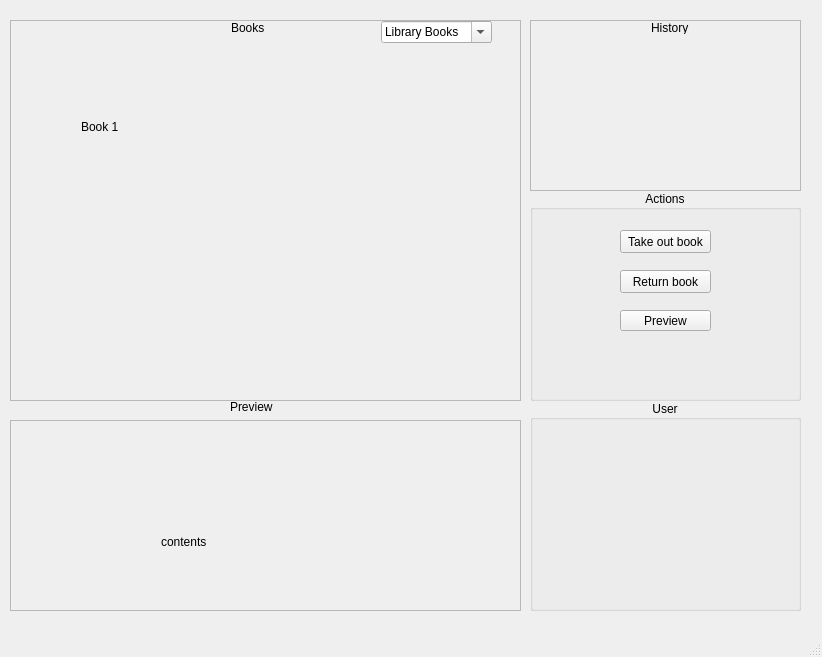
<?xml version="1.0" encoding="UTF-8"?>
<ui version="4.0">
 <class>MainWindow</class>
 <widget class="QMainWindow" name="MainWindow">
  <property name="geometry">
   <rect>
    <x>0</x>
    <y>0</y>
    <width>822</width>
    <height>657</height>
   </rect>
  </property>
  <property name="windowTitle">
   <string>MainWindow</string>
  </property>
  <widget class="QWidget" name="centralwidget">
   <widget class="QScrollArea" name="HistoryWidget">
    <property name="geometry">
     <rect>
      <x>530</x>
      <y>20</y>
      <width>271</width>
      <height>171</height>
     </rect>
    </property>
    <property name="widgetResizable">
     <bool>true</bool>
    </property>
    <widget class="QWidget" name="HistoryScrollAreaWidgetContents">
     <property name="geometry">
      <rect>
       <x>0</x>
       <y>0</y>
       <width>269</width>
       <height>169</height>
      </rect>
     </property>
     <widget class="QLabel" name="HistoryLabel">
      <property name="geometry">
       <rect>
        <x>120</x>
        <y>0</y>
        <width>47</width>
        <height>13</height>
       </rect>
      </property>
      <property name="text">
       <string>History</string>
      </property>
     </widget>
    </widget>
   </widget>
   <widget class="QGroupBox" name="ActionWidget">
    <property name="geometry">
     <rect>
      <x>530</x>
      <y>190</y>
      <width>271</width>
      <height>211</height>
     </rect>
    </property>
    <property name="title">
     <string>Actions</string>
    </property>
    <property name="alignment">
     <set>Qt::AlignCenter</set>
    </property>
    <widget class="QPushButton" name="TakeOutBookButton">
     <property name="geometry">
      <rect>
       <x>90</x>
       <y>40</y>
       <width>91</width>
       <height>23</height>
      </rect>
     </property>
     <property name="text">
      <string>Take out book</string>
     </property>
    </widget>
    <widget class="QPushButton" name="ReturnBookButton">
     <property name="geometry">
      <rect>
       <x>90</x>
       <y>80</y>
       <width>91</width>
       <height>23</height>
      </rect>
     </property>
     <property name="text">
      <string>Return book</string>
     </property>
    </widget>
    <widget class="QPushButton" name="pushButton">
     <property name="geometry">
      <rect>
       <x>90</x>
       <y>120</y>
       <width>91</width>
       <height>21</height>
      </rect>
     </property>
     <property name="text">
      <string>Preview</string>
     </property>
    </widget>
   </widget>
   <widget class="QGroupBox" name="UserWidget">
    <property name="geometry">
     <rect>
      <x>530</x>
      <y>400</y>
      <width>271</width>
      <height>211</height>
     </rect>
    </property>
    <property name="title">
     <string>User</string>
    </property>
    <property name="alignment">
     <set>Qt::AlignCenter</set>
    </property>
   </widget>
   <widget class="QScrollArea" name="PreviewWidget">
    <property name="geometry">
     <rect>
      <x>10</x>
      <y>420</y>
      <width>511</width>
      <height>191</height>
     </rect>
    </property>
    <property name="widgetResizable">
     <bool>true</bool>
    </property>
    <widget class="QWidget" name="PreviewScrollAreaWidgetContents">
     <property name="geometry">
      <rect>
       <x>0</x>
       <y>0</y>
       <width>509</width>
       <height>189</height>
      </rect>
     </property>
     <widget class="QLabel" name="PreviewContents">
      <property name="geometry">
       <rect>
        <x>150</x>
        <y>70</y>
        <width>311</width>
        <height>101</height>
       </rect>
      </property>
      <property name="text">
       <string>contents</string>
      </property>
      <property name="wordWrap">
       <bool>true</bool>
      </property>
     </widget>
    </widget>
   </widget>
   <widget class="QScrollArea" name="BookWidget">
    <property name="geometry">
     <rect>
      <x>10</x>
      <y>20</y>
      <width>511</width>
      <height>381</height>
     </rect>
    </property>
    <property name="widgetResizable">
     <bool>true</bool>
    </property>
    <widget class="QWidget" name="BookScrollAreaWidgetContents">
     <property name="geometry">
      <rect>
       <x>0</x>
       <y>0</y>
       <width>509</width>
       <height>379</height>
      </rect>
     </property>
     <widget class="QComboBox" name="SelectBooks">
      <property name="geometry">
       <rect>
        <x>370</x>
        <y>0</y>
        <width>111</width>
        <height>22</height>
       </rect>
      </property>
      <property name="editable">
       <bool>true</bool>
      </property>
      <property name="currentText">
       <string>Library Books</string>
      </property>
      <item>
       <property name="text">
        <string>Library Books</string>
       </property>
      </item>
      <item>
       <property name="text">
        <string>User Books</string>
       </property>
      </item>
     </widget>
     <widget class="QLabel" name="BookImage">
      <property name="geometry">
       <rect>
        <x>40</x>
        <y>30</y>
        <width>91</width>
        <height>71</height>
       </rect>
      </property>
      <property name="text">
       <string/>
      </property>
      <property name="pixmap">
       <pixmap>../../../Downloads/book.png</pixmap>
      </property>
      <property name="scaledContents">
       <bool>true</bool>
      </property>
     </widget>
     <widget class="QLabel" name="Book1_label">
      <property name="geometry">
       <rect>
        <x>70</x>
        <y>90</y>
        <width>51</width>
        <height>31</height>
       </rect>
      </property>
      <property name="text">
       <string>Book 1</string>
      </property>
     </widget>
     <widget class="QLabel" name="BookLabel">
      <property name="geometry">
       <rect>
        <x>220</x>
        <y>0</y>
        <width>47</width>
        <height>13</height>
       </rect>
      </property>
      <property name="text">
       <string>Books</string>
      </property>
     </widget>
    </widget>
   </widget>
   <widget class="QLabel" name="PreviewLabel">
    <property name="geometry">
     <rect>
      <x>230</x>
      <y>400</y>
      <width>47</width>
      <height>13</height>
     </rect>
    </property>
    <property name="text">
     <string>Preview</string>
    </property>
   </widget>
  </widget>
  <widget class="QStatusBar" name="statusbar"/>
  <widget class="QMenuBar" name="menubar">
   <property name="geometry">
    <rect>
     <x>0</x>
     <y>0</y>
     <width>822</width>
     <height>21</height>
    </rect>
   </property>
  </widget>
 </widget>
 <resources/>
 <connections/>
</ui>
